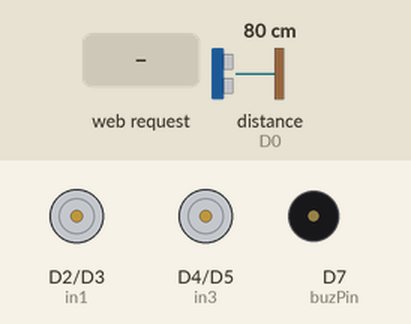
Recording of a sketch running on a simulated ESP8266 (NodeMCU). Shown: motor-driver pin pairs drawn as motors (green arrow = first pin HIGH = forward, orange = second pin HIGH = backward, longer = more drive, scaled by the enable pin), buzzer (waves = sounding, pin HIGH). Wiring (inferred from the names in the program): ultrasonic range finder: trigger D8; echo D0. The test bench sets the inputs (shaded band); at power-on: distance to the obstacle (sensor on D0) 80 cm. The echo pulse lasts 58.3 µs per cm; pins used as bus, display or sensor lines are not drawn; what the sketch prints to the serial monitor is not drawn.

Above: at 1.2 s.
1.3 s: distance to the obstacle (sensor on D0) set to 13 cm
2.8 s: distance to the obstacle (sensor on D0) set to 10 cm
At 2.87 s:
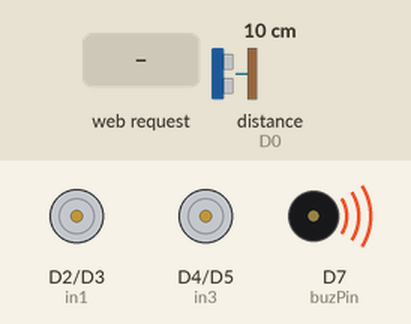
5.8 s: HTTP request GET /?State=F received
At 6.7 s:
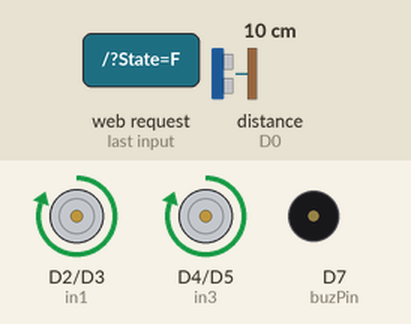
8.8 s: HTTP request GET /?State=B received
At 10.6 s:
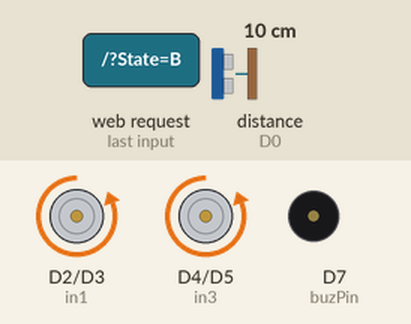
11.8 s: HTTP request GET /?State=L received
At 12.9 s:
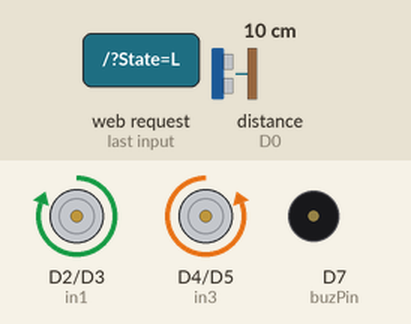
14.8 s: HTTP request GET /?State=R received
At 16.4 s:
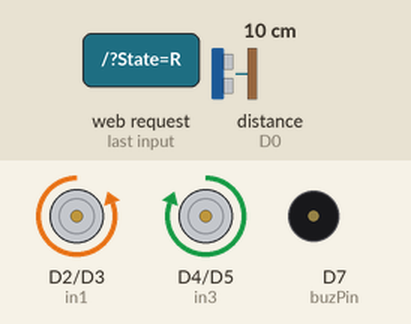
Timing chart, 0 to 18.8 s (numbered marks = the images above; inputs shaded):
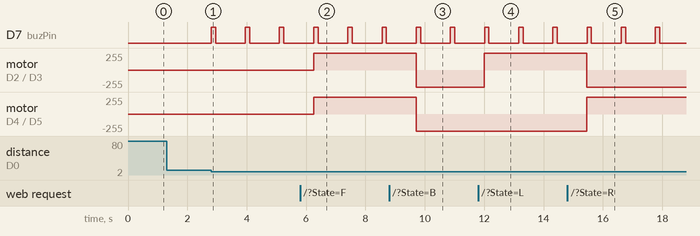

The sketch:

selfmaderccar_8266.ino
```cpp
#include <ESP8266WiFi.h>
#include <ESP8266WebServer.h>

// Motor control pins
int enA = D1;
int in1 = D2;
int in2 = D3;

int in3 = D4;
int in4 = D5;
int enB = D6;

const int buzPin = D7;

#define trigPin D8
#define echoPin D0


int SPEED = 1023;
String command = "";
String currentState = "S";  // default is Stop

ESP8266WebServer server(80);

void setup() {
  Serial.begin(115200);

  pinMode(buzPin, OUTPUT);
  digitalWrite(buzPin, LOW);
  pinMode(enA, OUTPUT);
  pinMode(enB, OUTPUT);
  pinMode(in1, OUTPUT);
  pinMode(in2, OUTPUT);
  pinMode(in3, OUTPUT);
  pinMode(in4, OUTPUT);

  digitalWrite(in1, LOW);
  digitalWrite(in2, LOW);
  digitalWrite(in3, LOW);
  digitalWrite(in4, LOW);

  pinMode(trigPin, OUTPUT);
  pinMode(echoPin, INPUT);


  WiFi.mode(WIFI_AP);
  WiFi.softAP("WiFiCar");
  Serial.println("IP: " + WiFi.softAPIP().toString());

  server.on("/", HTTP_handleRoot);
  server.on("/finish", handleFinish);

  server.begin();
}


void loop() {
  server.handleClient();
  command = server.arg("State");

  if (command == "F") Forward();
  else if (command == "B") Backward();
  else if (command == "L") TurnLeft();
  else if (command == "R") TurnRight();
  else if (command == "S") Stop();
  else if (command == "V") BeepHorn();

  long distance = getDistanceCM();
  if (distance > 0 && distance <= 10) {
    BeepHorn();
    delay(1000);  // wait 1 second after horn
  }

}

void Forward() {
  currentState = "F";
  analogWrite(enA, SPEED);
  analogWrite(enB, SPEED);
  digitalWrite(in1, HIGH);
  digitalWrite(in2, LOW);
  digitalWrite(in3, HIGH);
  digitalWrite(in4, LOW);
}

void Backward() {
  currentState = "B";
  analogWrite(enA, SPEED);
  analogWrite(enB, SPEED);
  digitalWrite(in1, LOW);
  digitalWrite(in2, HIGH);
  digitalWrite(in3, LOW);
  digitalWrite(in4, HIGH);
}

void TurnLeft() {
  currentState = "L";
  analogWrite(enA, SPEED);
  analogWrite(enB, SPEED);
  digitalWrite(in1, HIGH);
  digitalWrite(in2, LOW);
  digitalWrite(in3, LOW);
  digitalWrite(in4, HIGH);
}

void TurnRight() {
  currentState = "R";
  analogWrite(enA, SPEED);
  analogWrite(enB, SPEED);
  digitalWrite(in1, LOW);
  digitalWrite(in2, HIGH);
  digitalWrite(in3, HIGH);
  digitalWrite(in4, LOW);
}

void Stop() {
  currentState = "S";
  analogWrite(enA, 0);
  analogWrite(enB, 0);
  digitalWrite(in1, LOW);
  digitalWrite(in2, LOW);
  digitalWrite(in3, LOW);
  digitalWrite(in4, LOW);
}

void BeepHorn() {
  digitalWrite(buzPin, HIGH);
  delay(150);
  digitalWrite(buzPin, LOW);
}

void handleFinish() {
  String html = "<html><head><title>Farewell</title>";
  html += "<style>body { font-family: Arial; text-align: center; padding-top: 50px; }";
  html += "h1 { font-size: 32px; color: #2c3e50; }";
  html += "p { font-size: 20px; }</style></head><body>";
  html += "<h1>Thank You Sir !</h1>";
  html += "<p>This was a small farewell treat for you through our WiFi-controlled car project.</p>";
  html += "<p>We truly appreciate your support and guidance.</p>";
  html += "<p>Wishing you all the best ahead!</p>";
  html += "</body></html>";

  server.send(200, "text/html", html);
}


void HTTP_handleRoot() {
  String html = "<html><head><title>WiFi Car</title>";
  html += "<style>body{text-align:center;font-family:Arial;}button{padding:12px 30px;margin:8px;font-size:18px;}</style></head><body>";
  html += "<h1>WiFi Car Control</h1>";
  html += "<a href='?State=F'><button>Forward</button></a><br>";
  html += "<a href='?State=L'><button>Left</button></a>";
  html += "<a href='?State=S'><button>Stop</button></a>";
  html += "<a href='?State=R'><button>Right</button></a><br>";
  html += "<a href='?State=B'><button>Backward</button></a><br><br>";
  html += "<a href=\"?State=V\"><button>Horn</button></a><br><br>";
  html += "<a href=\"/finish\"><button style='background-color:#4CAF50;color:white;'>FINISH</button></a>";


  html += "</body></html>";

  server.send(200, "text/html", html);
}


long getDistanceCM() {
  digitalWrite(trigPin, LOW);
  delayMicroseconds(2);
  digitalWrite(trigPin, HIGH);
  delayMicroseconds(10);
  digitalWrite(trigPin, LOW);

  long duration = pulseIn(echoPin, HIGH);
  long distance = duration * 0.034 / 2;
  return distance;
}
```

Measured:
- the behaviour switches between 12 and 11 cm on distance to the obstacle (sensor on D0) (found by bisection; images 0 and 1)
- after the input at 1.3 s, every drawn part: stays the same
- after the input at 2.8 s, D7 (buzPin): alternates HIGH for 0.15 s and LOW for 1.0 s, starting at once
- after the input at 5.8 s, motor on D2 (in1) / D3 (in2), motor on D4 (in3) / D5 (in4): stopped → forward 255/255 after 0.45 s
- after the input at 8.8 s, motor on D2 (in1) / D3 (in2), motor on D4 (in3) / D5 (in4): forward 255/255 → backward 255/255 after 0.91 s
- after the input at 11.8 s, motor on D2 (in1) / D3 (in2): backward 255/255 → forward 255/255 after 0.21 s
- after the input at 14.8 s, motor on D2 (in1) / D3 (in2): forward 255/255 → backward 255/255 after 0.66 s; motor on D4 (in3) / D5 (in4): backward 255/255 → forward 255/255 after 0.66 s
